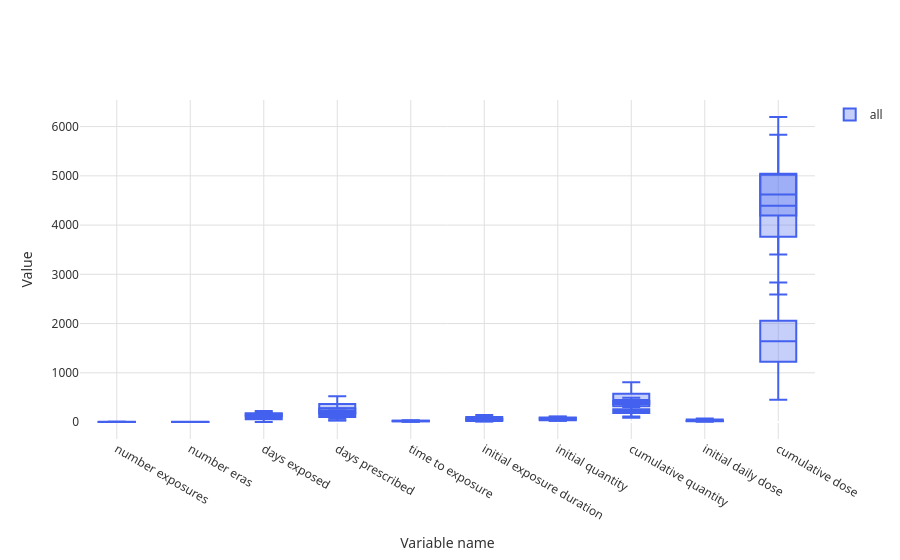

The notebook cell saved with this chart:
### Code cell
# Plot from mock data
plot_drug_utilisation(mock_result)

### Figure 1 — Plotly figure (JSON) as saved in the notebook; plotly's stock layout.template omitted (floating-point values rounded to 4 significant figures)
{"data": [{"fillcolor": "rgba(67,97,238,0.3)", "lowerfence": [0.71, 0.29, 124.0, 78.53, 10.2, 15.27, 27.45, 113.3, 8.93, 3404.0, 1.46, 0.05, 63.38, 35.92, 6.08, 11.75, 23.96, 298.9, 17.22, 452.6, 1.57, 0.68, 0.17, 30.92, 10.98, 24.03, 69.17, 89.32, 12.26, 2588.0], "marker": {"color": "#4361ee"}, "median": [1.23, 1.41, 159.8, 223.7, 16.35, 79.15, 40.62, 221.0, 41.32, 4619.0, 6.2, 4.09, 144.9, 136.1, 19.44, 27.32, 67.6, 395.7, 23.05, 1642.0, 2.29, 2.05, 87.86, 278.3, 23.76, 56.46, 87.47, 448.1, 18.21, 4392.0], "name": "all", "q1": [1.04, 1.02, 147.3, 172.9, 14.19, 56.79, 36.01, 183.3, 29.99, 4194.0, 4.54, 2.68, 116.4, 101.0, 14.76, 21.87, 52.33, 361.8, 21.01, 1226.0, 2.04, 1.57, 57.17, 191.7, 19.29, 45.11, 81.07, 322.6, 16.13, 3760.0], "q3": [1.41, 1.8, 172.3, 274.5, 18.5, 101.5, 45.23, 258.6, 52.66, 5045.0, 7.85, 5.51, 173.5, 171.2, 24.12, 32.77, 82.87, 429.6, 25.09, 2058.0, 2.54, 2.53, 118.5, 364.9, 28.23, 67.81, 93.87, 573.8, 20.29, 5023.0], "type": "box", "upperfence": [1.74, 2.53, 195.6, 368.9, 22.5, 143.0, 53.8, 328.6, 73.71, 5834.0, 10.93, 8.14, 226.5, 236.3, 32.8, 42.89, 111.2, 492.6, 28.88, 2831.0, 3.0, 3.42, 175.5, 525.7, 36.54, 88.89, 105.8, 807.0, 24.15, 6195.0], "x": ["number exposures", "number eras", "days exposed", "days prescribed", "time to exposure", "initial exposure duration", "initial quantity", "cumulative quantity", "initial daily dose", "cumulative dose", "number exposures", "number eras", "days exposed", "days prescribed", "time to exposure", "initial exposure duration", "initial quantity", "cumulative quantity", "initial daily dose", "cumulative dose", "number exposures", "number eras", "days exposed", "days prescribed", "time to exposure", "initial exposure duration", "initial quantity", "cumulative quantity", "initial daily dose", "cumulative dose"]}], "layout": {"font": {"color": "#333333", "family": "system-ui, -apple-system, sans-serif", "size": 12}, "paper_bgcolor": "#ffffff", "plot_bgcolor": "#ffffff", "showlegend": true, "title": {}, "xaxis": {"gridcolor": "#e0e0e0", "showgrid": true, "title": {"text": "Variable name"}}, "yaxis": {"gridcolor": "#e0e0e0", "showgrid": true, "title": {"text": "Value"}}}}
